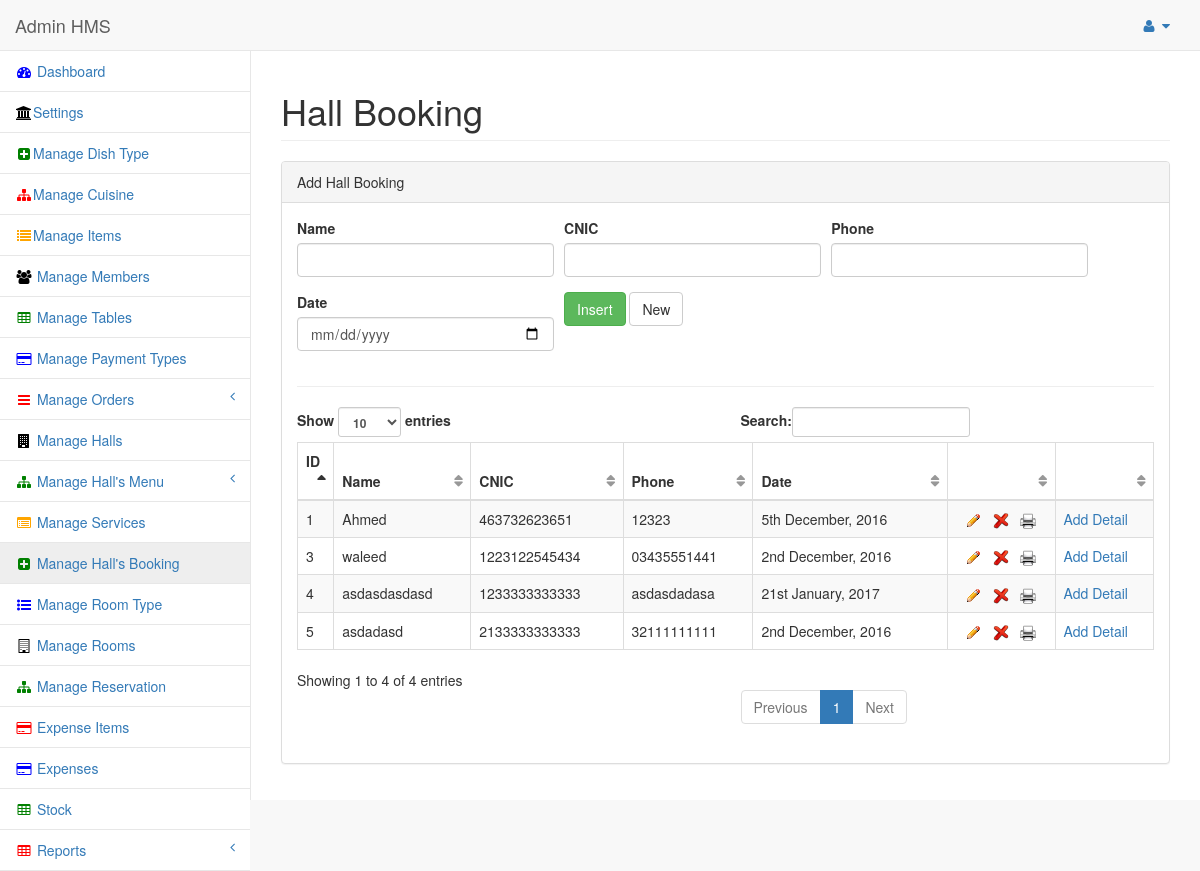
The app's page /admin/panel/bookings.php (signed in) with its own data.
### tables this page shows
CREATE TABLE IF NOT EXISTS `booking_hall` (
  `bh_id` int(11) NOT NULL AUTO_INCREMENT,
  `tax` float NOT NULL,
  `discount` float NOT NULL,
  `entry_date` date NOT NULL,
  `bh_status` int(11) NOT NULL,
  `cus_name` text NOT NULL,
  `cus_cnic` text NOT NULL,
  `cus_phone` text NOT NULL,
  `total` float NOT NULL,
  `advance` float NOT NULL,
  PRIMARY KEY (`bh_id`)
);

### admin/panel/view_bookings.php (the view, shortened to what this page needs)
<?php require_once('../../conn/db.php');
 require_once('../../functions.php'); ?>
                            <div class="dataTable_wrapper">
                                <table class="table table-striped table-bordered table-hover" id="dataTables-example">
                                    <thead>
                                        <tr>
                                            <th>ID</th>
                                            <th>Name</th>
                                            <th>CNIC</th>
                                            <th>Phone</th>
                                            <th>Date</th>
                                            <th> </th>
                                            <th> </th>
                                        </tr>
                                    </thead>
                                    <tbody>
									                 <?php
				if(isset($_GET["bh_id"]))
				{
				$insertSQL = "SELECT * FROM booking_hall where bh_status = 0 and bh_id='$bh_id' order by bh_id desc";
				}
				else
				{
				$insertSQL = "SELECT * FROM booking_hall where bh_status = 0 order by bh_id desc";
				}
				$Result1 = mysql_query($insertSQL, $dbconfig) or die(mysql_error());
				while($row = mysql_fetch_assoc($Result1))
				{
				$bh_id = $row["bh_id"];
				$entry_date = $row["entry_date"];
				$cus_name = $row["cus_name"];
				$cus_cnic = $row["cus_cnic"];
				$cus_phone = $row["cus_phone"];
						?>
                                        <tr class="odd gradeX">
                                            <td><?php echo $bh_id; ?></td>
                                            <td><?php echo $cus_name; ?></td>
                                            <td><?php echo $cus_cnic; ?></td>
                                            <td><?php echo $cus_phone; ?></td>
                                            <td><?php echo date("jS F, Y", strtotime("$entry_date")); ?></td>
                                            <td nowrap align="center"><a href="bookings.php?bh_id=<?php echo $bh_id; ?>" title="Edit"> <img src="img/edit.gif" alt="HMS" /></a>
											&nbsp;  <a href="#" class="delete_class<?php echo $bh_id; ?>" id="confirm<?php echo $bh_id; ?>" value="<?php echo $bh_id; ?>"  title="Delete" > <img src="img/delete.png" alt="HMS" /></a>
											&nbsp;  <a href="print_hbill.php?bh_id=<?php echo $bh_id; ?>" title="Print"> <img src="img/print.png" alt="HMS" /></a> </td>
											<td><a href="booking_details.php?bh_id=<?php echo $bh_id; ?>">Add Detail</a></td>
										</tr>
					   <?php } ?>
                                     </tbody>
                                </table>
                            </div>

### records on screen
booking_hall: bh_id "5", cus_name "asdadasd", cus_cnic "2133333333333", cus_phone "32111111111", entry_date "2nd December, 2016"
booking_hall: bh_id "4", cus_name "asdasdasdasd", cus_cnic "1233333333333", cus_phone "asdasdadasa", entry_date "21st January, 2017"
booking_hall: bh_id "3", cus_name "waleed", cus_cnic "1223122545434", cus_phone "03435551441", entry_date "2nd December, 2016"
booking_hall: bh_id "1", cus_name "Ahmed", cus_cnic "463732623651", cus_phone "12323", entry_date "5th December, 2016"
